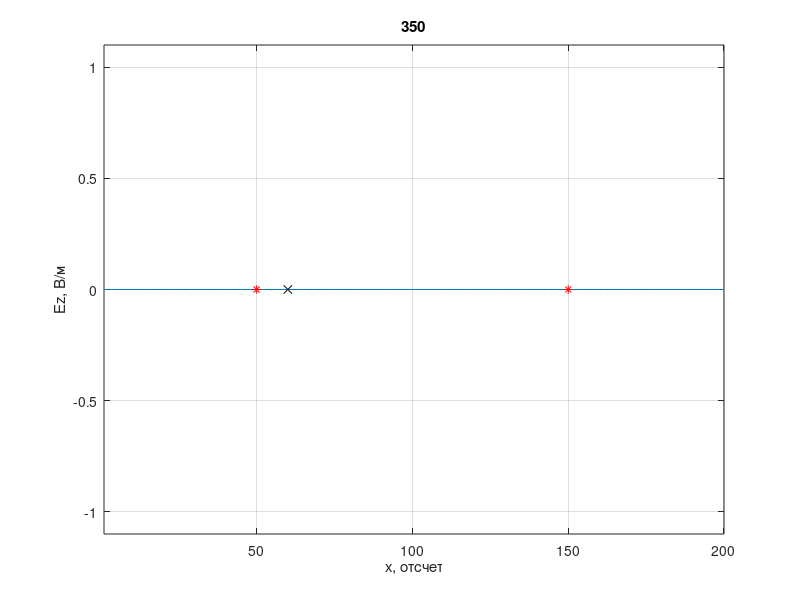
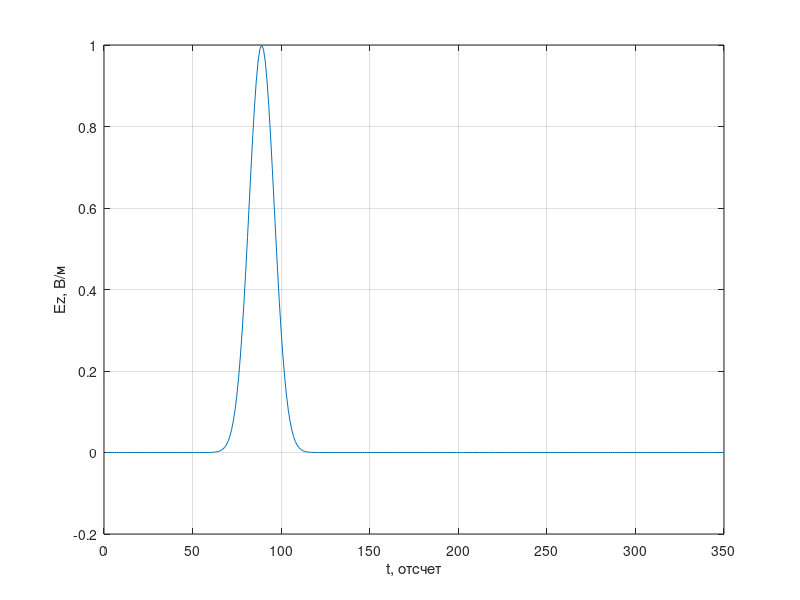

Recreate these plots in MATLAB, in order.
%% Одномерный FDTD.
% Гауссов импульс распространяется в одну сторону (TFSF boundary)
clear

% Волновое сопротивление свободного пространства
W0 = 120 * pi;

% Время расчета в отсчетах
maxTime = 350;

% Размер области моделирования в отсчетах
maxSize = 200;

% Положение датчика, регистрирующего поля
probePos = 60;

% Положение источника возбуждения
%sourcePos = 50;

% Левая граница TFSF
tfsf_left = 50;

% Правая граница TFSF
tfsf_right = 150;

Ez = zeros (1, maxSize);
Hy = zeros (1, maxSize);

% Поле, зарегистрированное в датчике в зависимости от времени
probeTimeEz = zeros (1, maxTime);

figure

for t = 1: maxTime
    % Расчет компоненты поля H
    Hy(maxSize) = Hy(maxSize - 1);
    
    for m = 1: maxSize - 1
        % До этой строки Hy(n) хранит значение компоненты Hy
        % за предыдущий момент времени
        Hy(m) = Hy(m) + (Ez(m + 1) - Ez(m)) / W0;
    end
    
    % Источник возбуждения с использованием метода 
    % Total Field / Scattered Field
    Hy(tfsf_left - 1) = Hy(tfsf_left - 1) - ...
        exp (-(t - 30.0 - tfsf_left) ^ 2 / 100.0) / W0;

    Hy(tfsf_right - 1) = Hy(tfsf_right - 1) + ...
        exp (-(t - 30.0 - tfsf_right) ^ 2 / 100.0) / W0;
    
%     Hy(tfsf_left - 1) = Hy(tfsf_left - 1) - ...
%         exp (-(t - 30.0 - (tfsf_left - tfsf_left)) ^ 2 / 100.0) / W0;
% 
%     Hy(tfsf_right - 1) = Hy(tfsf_right - 1) + ...
%         exp (-(t - 30.0 - (tfsf_right - tfsf_left)) ^ 2 / 100.0) / W0;
    
    % Расчет компоненты поля E
    Ez(1) = Ez(2);
    
    for m = 2: maxSize
        % До этой строки Ez(n) хранит значение компоненты EzS
        % за предыдущий момент времени
        Ez(m) = Ez(m) + (Hy(m) - Hy(m - 1)) * W0;
    end

    % Источник возбуждения с использованием метода 
    % Total Field / Scattered Field
    Ez(tfsf_left) = Ez(tfsf_left) + ...
        exp (-(t + 0.5 - (tfsf_left - 0.5) - 30.0) ^ 2 / 100.0);
    
    Ez(tfsf_right) = Ez(tfsf_right) - ...
        exp (-(t + 0.5 - (tfsf_right - 0.5) - 30.0) ^ 2 / 100.0);
    
%     Ez(tfsf_left) = Ez(tfsf_left) + ...
%         exp (-(t + 0.5 - (tfsf_left - tfsf_left - 0.5) - 30.0) ^ 2 / 100.0);
%     
%     Ez(tfsf_right) = Ez(tfsf_right) - ...
%         exp (-(t + 0.5 - (tfsf_right - tfsf_left - 0.5) - 30.0) ^ 2 / 100.0);
    
    % Регистрация поля в точке
    probeTimeEz(t) = Ez(probePos);
    
    plot (Ez);
    xlim ([1, maxSize]);
    ylim ([-1.1, 1.1]);
    xlabel ('x, отсчет')
    ylabel ('Ez, В/м')
    title (sprintf('%d', t))
    grid on
    hold on
    plot (probePos, 0, 'xk');
    plot (tfsf_left, 0, '*r');
    plot (tfsf_right, 0, '*r');
    hold off
    pause (0.03)
end

figure
plot (probeTimeEz)
xlabel ('t, отсчет')
ylabel ('Ez, В/м')
grid on